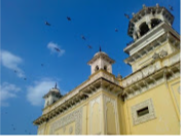
#> input picture Image Processing in OpenCV/Histograms in OpenCV/2D Histograms/home.png, 181 x 136 px
$ python 2D_Histogram_Numpy.py
#> lines starting #> are read from the running program, lines starting #| are printed output that depends on the picture
import numpy as np
import cv2 as cv
from matplotlib import pyplot as plt

if __name__ == "__main__":

    img = cv.imread('home.png')
#> img is the input picture: shape (136, 181, 3); mean B, G, R 142.6, 125.5, 93.6
    b, g, r = cv.split(img)
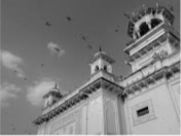
#> g: shape (136, 181); min 5, max 239, mean 125.5
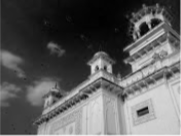
#> r: shape (136, 181); min 0, max 243, mean 93.6
    img = cv.merge([r, g, b])
    hsv = cv.cvtColor(img, cv.COLOR_BGR2HSV)
#> hsv: shape (136, 181, 3); mean H, S, V 51.6, 140.6, 163.8
    h, s, v = cv.split(hsv)
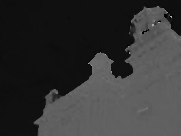
#> h: shape (136, 181); min 0, max 175, mean 51.6
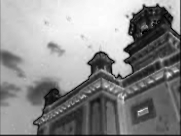
#> s: shape (136, 181); min 0, max 255, mean 140.6
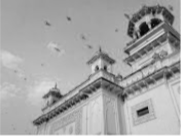
#> v: shape (136, 181); min 5, max 243, mean 163.8
    hst, xbins, ybins = np.histogram2d(h.ravel(), s.ravel(), [180, 256], [[0, 180], [0, 256]])
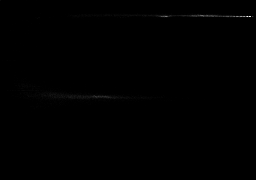
#> hst: shape (180, 256) float64; min 0, max 315, mean 0.5; drawn with min black and max white
#> xbins = 181 values from 0 to 180; ybins = 257 values from 0 to 256
    plt.subplot(121), plt.imshow(img), plt.title('img')
    plt.subplot(122), plt.plot(hst), plt.title('2D-hst')
    plt.show()
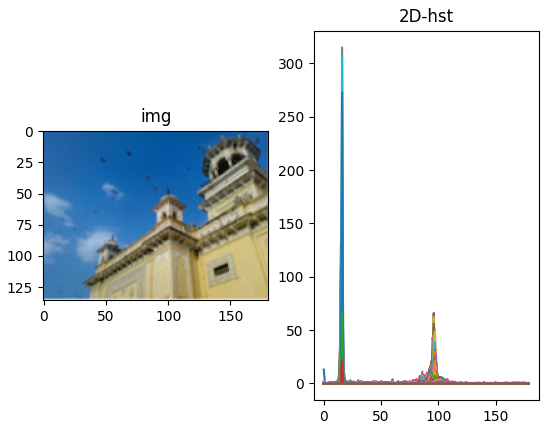
#> figure drawn by matplotlib, 2 panels; panel 2: curve peaks at x = 0, y = 13; panel 2: curve peaks at x = 60, y = 2
